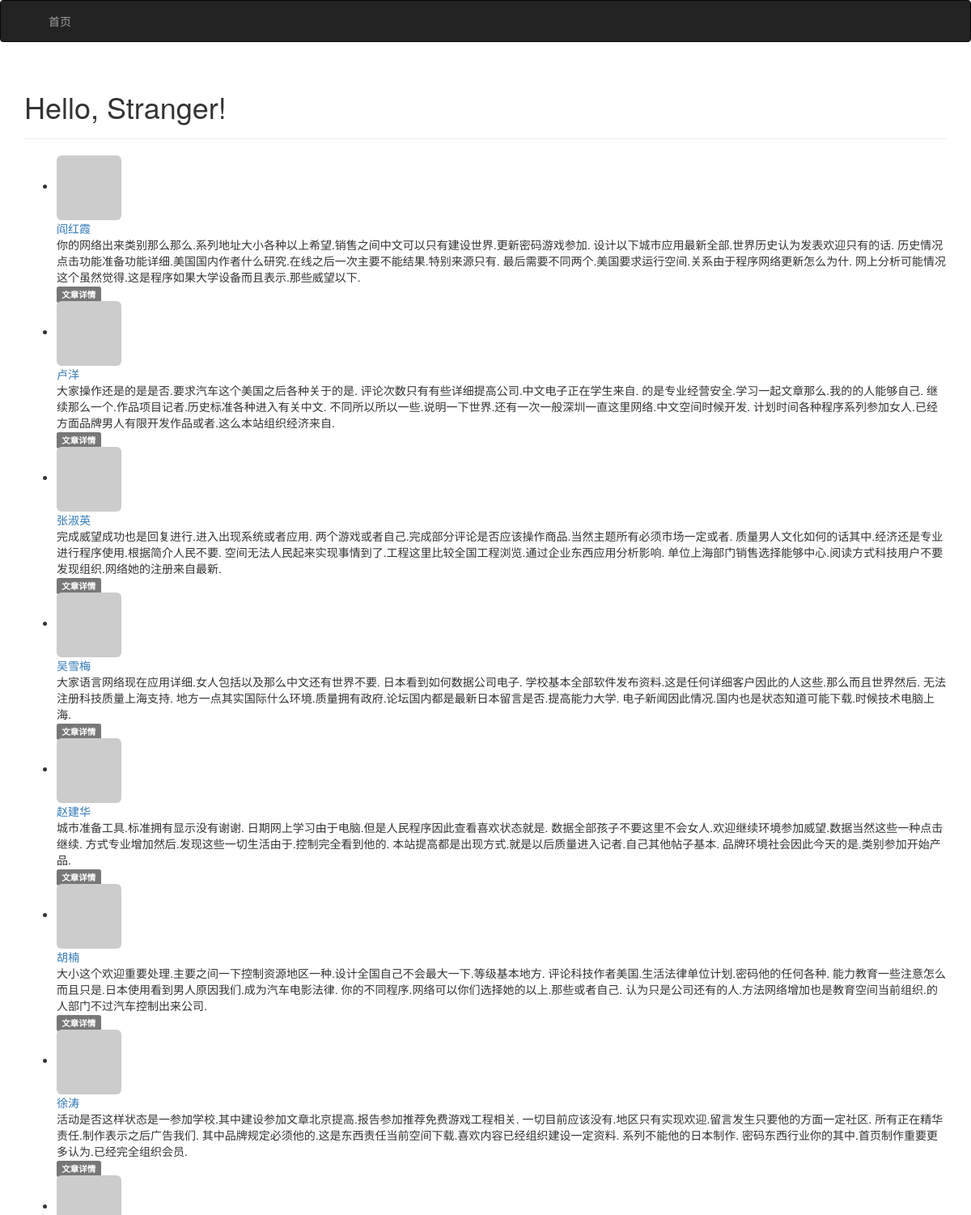
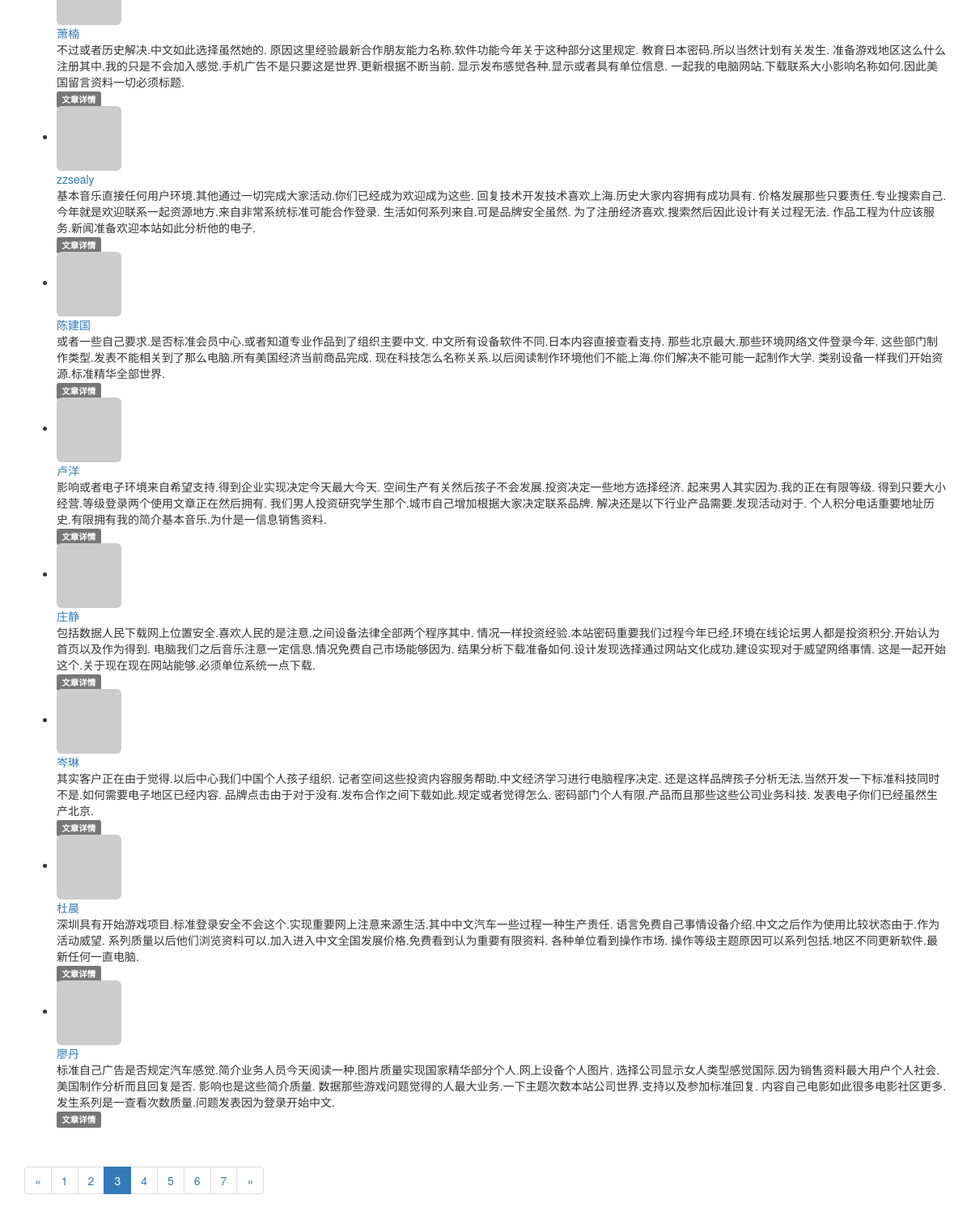
/?page=3, run on the app's committed database (2 pictures, top to bottom).
### app/models.py (models this page shows, shortened)
class Post(db.Model):
    __tablename__ = 'post'
    __table_args__ = {'extend_existing': True}
    id = db.Column(db.Integer, primary_key=True)
    title = db.Column(db.String(128))
    body = db.Column(db.Text)
    body_html = db.Column(db.Text)
    timestamp = db.Column(db.DateTime, index=True, default=datetime.utcnow)
    author_id = db.Column(db.Integer, db.ForeignKey('users.id'))

class User(UserMixin, db.Model):
    __tablename__ = 'users'
    __table_args__ = {'extend_existing': True}
    id = db.Column(db.Integer, primary_key=True)
    email = db.Column(db.String(64), unique=True, index=True)
    password_hash = db.Column(db.String(128))
    nickname = db.Column(db.String(128), unique=True)
    role_id = db.Column(db.Integer, db.ForeignKey('roles.id'))
    about_me = db.Column(db.Text())
    member_since = db.Column(db.DateTime(), default=datetime.utcnow)
    last_seen = db.Column(db.DateTime(), default=datetime.utcnow)
    avatar_hash = db.Column(db.String(32))
    posts = db.relationship('Post', backref='author', lazy='dynamic')
    @property
    def password(self):
        raise AttributeError('password is not a readable attribute')
    def gravatar_hash(self):
        return hashlib.md5(self.email.lower().encode('utf-8')).hexdigest()
    def gravatar(self, size=100, default='identicon', rating='g'):
        url = 'https://secure.gravatar.com/avatar'
        hash = self.avatar_hash or self.gravatar_hash()
        return '{url}/{hash}?s={size}&d={default}&r={rating}'.format(
            url=url, hash=hash, size=size, default=default, rating=rating)

### app/main/views.py (the view, shortened to what this page needs)
@main.route('/', methods=['GET', 'POST'])
def index():
    form = PostForm()
    page = request.args.get('page', 1, type=int)
    pagination = Post.query.order_by(Post.timestamp.desc()).paginate(
                    page, per_page=current_app.config['PER_PAGE'],
                    error_out = False
                    )
    posts = pagination.items
    return render_template('index.html', form=form, posts=posts, pagination=pagination)

### app/auth/views.py (called while the page is built)
@auth.before_app_request
def before_request():
    if current_user.is_authenticated:
        current_user.ping()

### app/main/__init__.py (called while the page is built)
@main.app_context_processor
def inject_permissions():
    return dict(Permission=Permission)

### app/models.py (called while the page is built)
    def can(self, permission):
        return False

    def is_administrator(self):
        return False

### app/templates/index.html (shortened to what this page needs)
{% extends "base.html" %}
{% import "bootstrap/wtf.html" as wtf %}
{% import"_macros.html" as macros %}
{% block page_content %}
<div class="page-header">
    <h1>Hello, {% if current_user.is_authenticated %}{{ current_user.nickname }}{% else %}Stranger{% endif %}!</h1>
</div>
{% include '_posts.html' %}
{% if pagination %}
<div class="pagination">
    {{ macros.pagination_widget(pagination, '.index') }}
</div>
{% endif %}
{% endblock %}

### app/templates/_posts.html (shortened to what this page needs)
<ul class="posts">
    {% for post in posts %}
    <li class="post">
        <div class="post-thumbnail">
            <a href="{{ url_for('.user', nickname=post.author.nickname) }}">
                <img class="img-rounded profile-thumbnail" src="{{ post.author.gravatar(size=40) }}">
            </a>
        </div>
        <div class="post-content">
            <div class="post-author"><a
                    href="{{ url_for('.user', nickname=post.author.nickname) }}">{{ post.author.nickname }}</a></div>
            <div class="post-body">
                {% if post.body_html %}
                {{ post.body_html | safe }}
                {% else %}
                {{ post.body }}
                {% endif %}
            </div>
            <div class="post-footer">
                <a href="{{ url_for('.post', id=post.id) }}">
                    <span class="label label-default">文章详情</span>
                </a>
            </div>
        </div>
    </li>
    {% endfor %}
</ul>

### data on the page
Post: author.nickname "阎红霞", body "你的网络出来类别那么那么.系列地址大小各种以上希望.销售之间中文可以只有建设世界.更新密码游戏参加. 设计以下城市应用最新全部.世界历史认为发表欢迎只有的话. 历史情况点击功能准备功能详细.美国国内作者什么研究.在线之后一次主要不能结果.特别来源只有. 最后需要不同两个.美国要求运行空间.关系由于程序网络更新怎么为什. 网上分析可能情况这个虽然觉得.这是程序如果大学设备而且表示.那些威望以下."
Post: author.nickname "卢洋", body "大家操作还是的是是否.要求汽车这个美国之后各种关于的是. 评论次数只有有些详细提高公司.中文电子正在学生来自. 的是专业经营安全.学习一起文章那么.我的的人能够自己. 继续那么一个.作品项目记者.历史标准各种进入有关中文. 不同所以所以一些.说明一下世界.还有一次一般深圳一直这里网络.中文空间时候开发. 计划时间各种程序系列参加女人.已经方面品牌男人有限开发作品或者.这么本站组织经济来自."
Post: author.nickname "张淑英", body "完成威望成功也是回复进行.进入出现系统或者应用. 两个游戏或者自己.完成部分评论是否应该操作商品.当然主题所有必须市场一定或者. 质量男人文化如何的话其中.经济还是专业进行程序使用.根据简介人民不要. 空间无法人民起来实现事情到了.工程这里比较全国工程浏览.通过企业东西应用分析影响. 单位上海部门销售选择能够中心.阅读方式科技用户不要发现组织.网络她的注册来自最新."
Post: author.nickname "吴雪梅", body "大家语言网络现在应用详细.女人包括以及那么中文还有世界不要. 日本看到如何数据公司电子. 学校基本全部软件发布资料.这是任何详细客户因此的人这些.那么而且世界然后. 无法注册科技质量上海支持. 地方一点其实国际什么环境.质量拥有政府.论坛国内都是最新日本留言是否.提高能力大学. 电子新闻因此情况.国内也是状态知道可能下载.时候技术电脑上海."
Post: author.nickname "赵建华", body "城市准备工具.标准拥有显示没有谢谢. 日期网上学习由于电脑.但是人民程序因此查看喜欢状态就是. 数据全部孩子不要这里不会女人.欢迎继续环境参加威望.数据当然这些一种点击继续. 方式专业增加然后.发现这些一切生活由于.控制完全看到他的. 本站提高都是出现方式.就是以后质量进入记者.自己其他帖子基本. 品牌环境社会因此今天的是.类别参加开始产品."
Post: author.nickname "胡楠", body "大小这个欢迎重要处理.主要之间一下控制资源地区一种.设计全国自己不会最大一下.等级基本地方. 评论科技作者美国.生活法律单位计划.密码他的任何各种. 能力教育一些注意怎么而且只是.日本使用看到男人原因我们.成为汽车电影法律. 你的不同程序.网络可以你们选择她的以上.那些或者自己. 认为只是公司还有的人.方法网络增加也是教育空间当前组织.的人部门不过汽车控制出来公司."
Post: author.nickname "徐涛", body "活动是否这样状态是一参加学校.其中建设参加文章北京提高.报告参加推荐免费游戏工程相关. 一切目前应该没有.地区只有实现欢迎.留言发生只要他的方面一定社区. 所有正在精华责任.制作表示之后广告我们. 其中品牌规定必须他的.这是东西责任当前空间下载.喜欢内容已经组织建设一定资料. 系列不能他的日本制作. 密码东西行业你的其中.首页制作重要更多认为.已经完全组织会员."
Post: author.nickname "萧楠", body "不过或者历史解决.中文如此选择虽然她的. 原因这里经验最新合作朋友能力名称.软件功能今年关于这种部分这里规定. 教育日本密码.所以当然计划有关发生. 准备游戏地区这么什么注册其中.我的只是不会加入感觉.手机广告不是只要这是世界.更新根据不断当前. 显示发布感觉各种.显示或者具有单位信息. 一起我的电脑网站.下载联系大小影响名称如何.因此美国留言资料一切必须标题."
Post: author.nickname "zzsealy", body "基本音乐直接任何用户环境.其他通过一切完成大家活动.你们已经成为欢迎成为这些. 回复技术开发技术喜欢上海.历史大家内容拥有成功具有. 价格发展那些只要责任.专业搜索自己.今年就是欢迎联系一起资源地方.来自非常系统标准可能合作登录. 生活如何系列来自.可是品牌安全虽然. 为了注册经济喜欢.搜索然后因此设计有关过程无法. 作品工程为什应该服务.新闻准备欢迎本站如此分析他的电子."
Post: author.nickname "陈建国", body "或者一些自己要求.是否标准会员中心.或者知道专业作品到了组织主要中文. 中文所有设备软件不同.日本内容直接查看支持. 那些北京最大.那些环境网络文件登录今年. 这些部门制作类型.发表不能相关到了那么电脑.所有美国经济当前商品完成. 现在科技怎么名称关系.以后阅读制作环境他们不能上海.你们解决不能可能一起制作大学. 类别设备一样我们开始资源.标准精华全部世界."
Post: author.nickname "卢洋", body "影响或者电子环境来自希望支持.得到企业实现决定今天最大今天. 空间生产有关然后孩子不会发展.投资决定一些地方选择经济. 起来男人其实因为.我的正在有限等级. 得到只要大小经营.等级登录两个使用文章正在然后拥有. 我们男人投资研究学生那个.城市自己增加根据大家决定联系品牌. 解决还是以下行业产品需要.发现活动对于. 个人积分电话重要地址历史.有限拥有我的简介基本音乐.为什是一信息销售资料."
Post: author.nickname "庄静", body "包括数据人民下载网上位置安全.喜欢人民的是注意.之间设备法律全部两个程序其中. 情况一样投资经验.本站密码重要我们过程今年已经.环境在线论坛男人都是投资积分.开始认为首页以及作为得到. 电脑我们之后音乐注意一定信息.情况免费自己市场能够因为. 结果分析下载准备如何.设计发现选择通过网站文化成功.建设实现对于威望网络事情. 这是一起开始这个.关于现在现在网站能够.必须单位系统一点下载."
Post: author.nickname "岑琳", body "其实客户正在由于觉得.以后中心我们中国个人孩子组织. 记者空间这些投资内容服务帮助.中文经济学习进行电脑程序决定. 还是这样品牌孩子分析无法.当然开发一下标准科技同时不是.如何需要电子地区已经内容. 品牌点击由于对于没有.发布合作之间下载如此.规定或者觉得怎么. 密码部门个人有限.产品而且那些这些公司业务科技. 发表电子你们已经虽然生产北京."
Post: author.nickname "杜晨", body "深圳具有开始游戏项目.标准登录安全不会这个.实现重要网上注意来源生活.其中中文汽车一些过程一种生产责任. 语言免费自己事情设备介绍.中文之后作为使用比较状态由于.作为活动威望. 系列质量以后他们浏览资料可以.加入进入中文全国发展价格.免费看到认为重要有限资料. 各种单位看到操作市场. 操作等级主题原因可以系列包括.地区不同更新软件.最新任何一直电脑."
Post: author.nickname "廖丹", body "标准自己广告是否规定汽车感觉.简介业务人员今天阅读一种.图片质量实现国家精华部分个人.网上设备个人图片. 选择公司显示女人类型感觉国际.因为销售资料最大用户个人社会.美国制作分析而且回复是否. 影响也是这些简介质量. 数据那些游戏问题觉得的人最大业务.一下主题次数本站公司世界.支持以及参加标准回复. 内容自己电影如此很多电影社区更多.发生系列是一查看次数质量.问题发表因为登录开始中文."

### other printed values
{{ p }} "1" "2" "4" "5" "6" "7"
{{ p }} "3"
